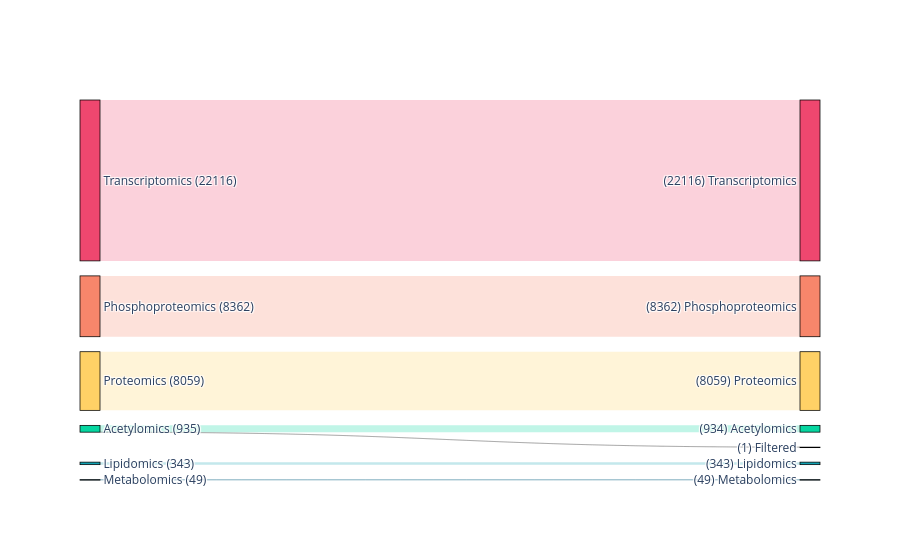

Here is the notebook cell this chart was saved with:
### Markdown cell above
### FLT3-ITD vs. WT
#### Black patients

### Code cell
# select the sample columns
# WT
wt_cols = meta.filter(
    (pl.col("Race") == "Black")
    & ~pl.col("NPM1")
    & ~pl.col("FLT3_ITD")
)["Sample"].to_list()
print(f"{wt_cols=}")
# NPM1
mut_cols = meta.filter(
    (pl.col("Race") == "Black")
    & ~pl.col("NPM1")
    & pl.col("FLT3_ITD")
)["Sample"].to_list()
print(f"{mut_cols=}")

# save the sample columns
with open(os.path.join(CACHE_DIR, "B_FLT3-ITD-WT_cols.pkl"), "wb") as pf:
    pickle.dump((wt_cols, mut_cols), pf)

# subset the omics data
subset = select_subset(combined, wt_cols, mut_cols)

# save the subset to file
subset.write_ipc(os.path.join(CACHE_DIR, "B_FLT3-ITD-WT.arrow"))

# display
display(subset)

# report on the number of features in each block
subset.group_by("Block").len().sort("len", descending=True)

# plot feature counts before/after subsetting
plot_filtered_feature_counts(
    combined,
    subset,
    figname=os.path.join(FIGURE_DIR, "block-feature-counts_B_FLT3-ITD-WT.png")
)

### Figure 1 — Plotly figure (JSON) as saved in the notebook; plotly's stock layout.template omitted (floating-point values rounded to 4 significant figures)
{"data": [{"arrangement": "freeform", "link": {"color": ["rgba(239, 71, 111, 0.25)", "rgba(68, 68, 68, 0.25)", "rgba(247, 134, 107, 0.25)", "rgba(68, 68, 68, 0.25)", "rgba(255, 209, 102, 0.25)", "rgba(68, 68, 68, 0.25)", "rgba(6, 214, 160, 0.25)", "rgba(68, 68, 68, 0.25)", "rgba(17, 162, 178, 0.25)", "rgba(68, 68, 68, 0.25)", "rgba(11, 101, 132, 0.25)", "rgba(68, 68, 68, 0.25)"], "source": [0, 0, 2, 2, 4, 4, 6, 6, 8, 8, 10, 10], "target": [1, 12, 3, 12, 5, 12, 7, 12, 9, 12, 11, 12], "value": [22116, 0, 8362, 0, 8059, 0, 934, 1, 343, 0, 49, 0]}, "node": {"color": ["#EF476F", "#EF476F", "#F7866B", "#F7866B", "#FFD166", "#FFD166", "#06D6A0", "#06D6A0", "#11A2B2", "#11A2B2", "#0B6584", "#0B6584", "#444444"], "label": ["Transcriptomics (22116)", "(22116) Transcriptomics", "Phosphoproteomics (8362)", "(8362) Phosphoproteomics", "Proteomics (8059)", "(8059) Proteomics", "Acetylomics (935)", "(934) Acetylomics", "Lipidomics (343)", "(343) Lipidomics", "Metabolomics (49)", "(49) Metabolomics", "(1) Filtered"], "line": {"color": "black", "width": 0.75}, "pad": 15, "thickness": 20}, "type": "sankey"}], "layout": {}}
